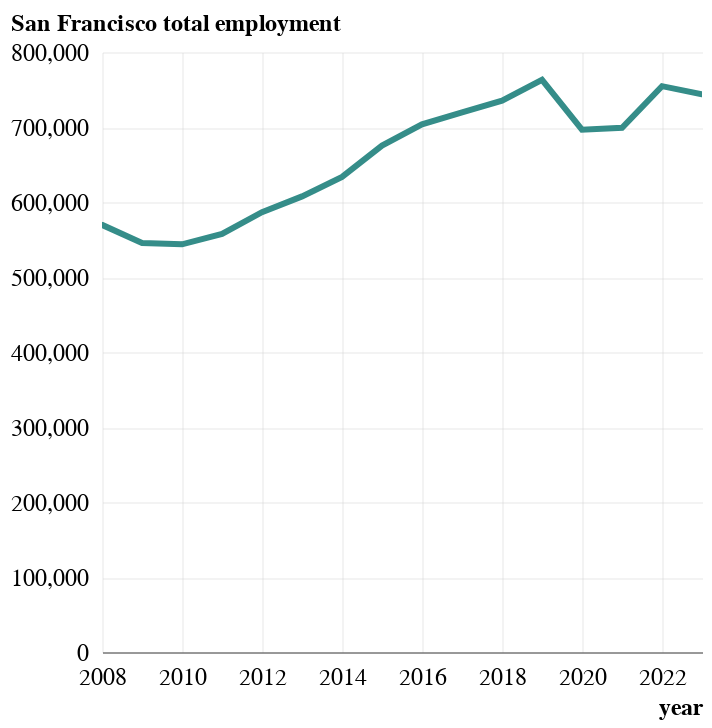

Notebook cell for this chart:
### Code cell
employment_chart = line_plot(
    annual_total_df.filter(pl.col("geography") == "San Francisco"),
    x="year",
    y="employment",
    color=alt.value(color_sf_bayarea[0]),
    title="San Francisco total employment",
    tooltip=["year", "geography", "employment"],
)
employment_chart.save("output/Links/employment.png")
employment_chart.properties(width="container").save("output/Links/employment.html")
employment_chart

### Figure 1 — Vega-Lite specification as saved in the notebook (floating-point values rounded to 4 significant figures)
{"config": {"font": "Libre Franklin", "axis": {"labelAngle": 0, "labelFlush": false, "labelFontSize": 12, "titleFontSize": 12, "tickWidth": 0, "gridWidth": 0.25, "gridColor": "#cccccc"}, "axisX": {"domainWidth": 0.5, "domainColor": "#3e3e3e", "titleAlign": "right", "titleAnchor": "end"}, "axisY": {"domain": false, "titleAlign": "left", "titleAnchor": "end", "titleAngle": 0, "titlePadding": 0, "titleY": -8}, "line": {"strokeWidth": 3, "strokeCap": "round"}, "legend": {"title": null}, "view": {"stroke": null}}, "data": {"name": "data-1824086f49d0c2777186f6cbd0f3571c"}, "mark": {"type": "line"}, "encoding": {"color": {"value": "#358d89"}, "tooltip": [{"field": "year", "type": "quantitative"}, {"field": "geography", "type": "nominal"}, {"field": "employment", "type": "quantitative"}], "x": {"field": "date", "title": "year", "type": "temporal"}, "y": {"field": "employment", "title": "San Francisco total employment", "type": "quantitative"}}, "params": [{"name": "param_50", "select": {"type": "interval", "encodings": ["x", "y"]}, "bind": "scales"}], "$schema": "https://vega.github.io/schema/vega-lite/v5.20.1.json", "datasets": {"data-1824086f49d0c2777186f6cbd0f3571c": [{"year": 2008, "geography": "San Francisco", "employment": 569600.0, "date": "2008-01-01T00:00:00"}, {"year": 2009, "geography": "San Francisco", "employment": 545200.0, "date": "2009-01-01T00:00:00"}, {"year": 2010, "geography": "San Francisco", "employment": 543500.0, "date": "2010-01-01T00:00:00"}, {"year": 2011, "geography": "San Francisco", "employment": 557600.0, "date": "2011-01-01T00:00:00"}, {"year": 2012, "geography": "San Francisco", "employment": 586400.0, "date": "2012-01-01T00:00:00"}, {"year": 2013, "geography": "San Francisco", "employment": 607500.0, "date": "2013-01-01T00:00:00"}, {"year": 2014, "geography": "San Francisco", "employment": 633500.0, "date": "2014-01-01T00:00:00"}, {"year": 2015, "geography": "San Francisco", "employment": 675200.0, "date": "2015-01-01T00:00:00"}, {"year": 2016, "geography": "San Francisco", "employment": 703500.0, "date": "2016-01-01T00:00:00"}, {"year": 2017, "geography": "San Francisco", "employment": 719500.0, "date": "2017-01-01T00:00:00"}, {"year": 2018, "geography": "San Francisco", "employment": 735100.0, "date": "2018-01-01T00:00:00"}, {"year": 2019, "geography": "San Francisco", "employment": 762800.0, "date": "2019-01-01T00:00:00"}, {"year": 2020, "geography": "San Francisco", "employment": 696500.0, "date": "2020-01-01T00:00:00"}, {"year": 2021, "geography": "San Francisco", "employment": 699000.0, "date": "2021-01-01T00:00:00"}, {"year": 2022, "geography": "San Francisco", "employment": 754400.0, "date": "2022-01-01T00:00:00"}, {"year": 2023, "geography": "San Francisco", "employment": 743700.0, "date": "2023-01-01T00:00:00"}]}}
